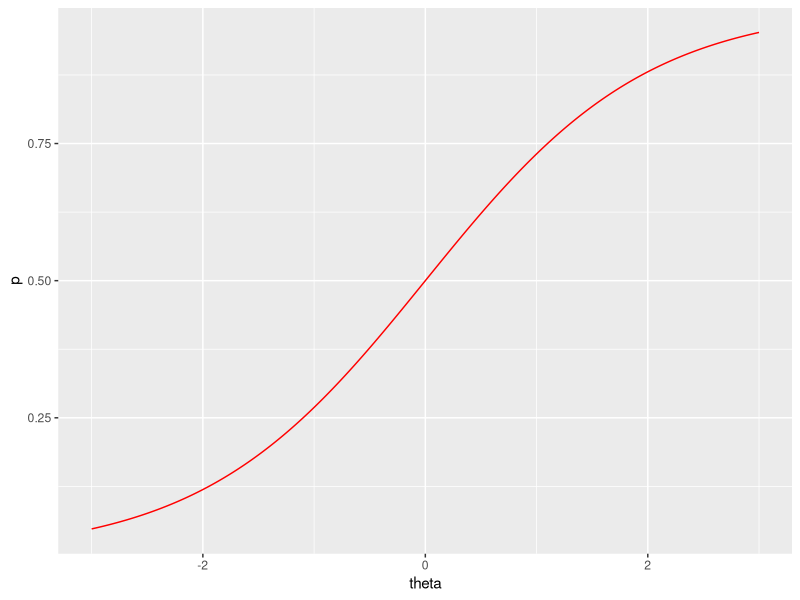
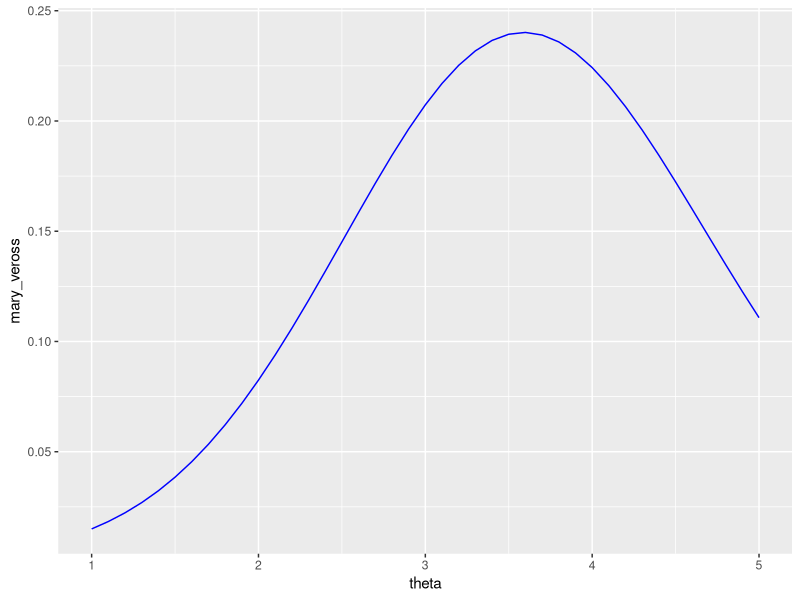
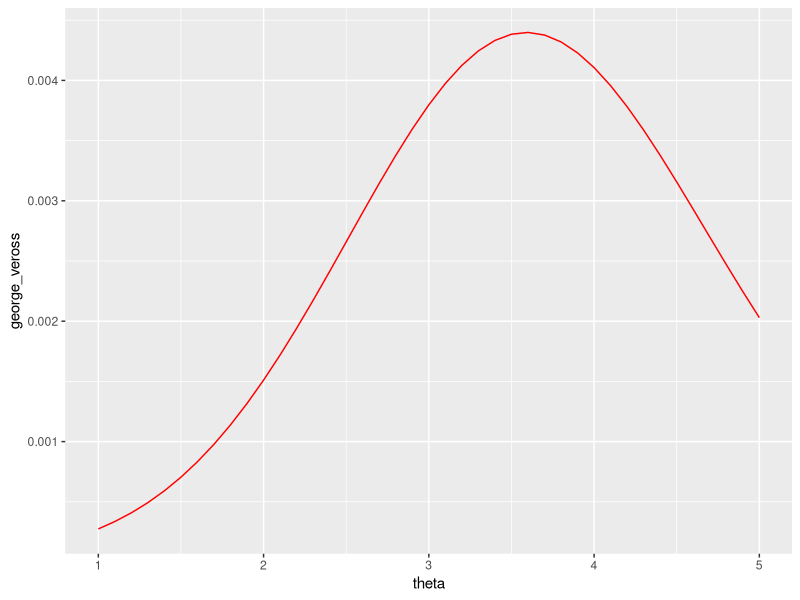
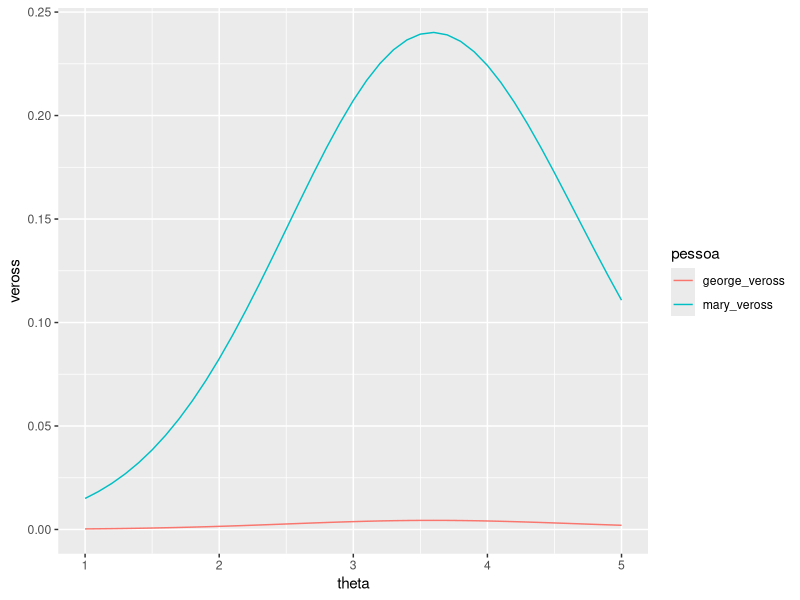

Source code (R) for these figures, in order:
## ---- chunk 1
  knitr::opts_chunk$set(warning=FALSE, message=FALSE)
## ---- chunk 2

library(tidyverse)

## ---- chunk 3
  
  f <- function(th, b){
    p_th = exp(th - b) / ( 1 + exp(th - b))
    p_th
  }
  
  
  df <- tibble(
    theta = seq(-3, 3, by=.01),
  )
  
  df$p <- f(th = df$theta, b = 0)
  
  ggplot(df, aes(y = p, x=theta)) + geom_line(color = "red")

## ---- chunk 4
  
  mary <- c(1,1,1,0,0)
  george <- c(0,1,1,0,1)
  
  bs <- c(1, 2, 3, 4, 5)
  
  obs <- sum(mary)
  
## ---- chunk 5
 
  th0 = 3
  pred <- f(th = th0, b = bs)
  round(pred, 2)
  esp0 <- sum(pred)
  obs-esp0

## ---- chunk 6

  th1 = 4
  pred <- f(th = th1, b = bs)
  round(pred, 2)
  esp1 <- sum(pred)
  obs-esp1
  
## ---- chunk 7

  th0 = 3
  pred <- f(th = th0, b = bs)
  esp0 <- sum(pred)
 
  
  um_menos_p <- 1-pred
  pred*um_menos_p
  
  var <- pred*(1-pred)
  esp0 <- sum(pred)
  
  th1 <- th0 + ((obs - esp0)/sum(var))

## ---- chunk 8

  pred <- f(th = th1, b = bs)
  esp1 <- sum(pred)
  th2 <- th1 + ((obs - esp1)/sum(var))
  
## ---- chunk 9

  pred <- f(th = th2, b = bs)
  esp2<- sum(pred)
  th3 <- th2 + ((obs - esp2)/sum(var))

  (esp2 - obs) 
  
## ---- chunk 10
 
  (pred**mary)
  ((1-pred)**(1-mary))
  (pred**mary) * ((1-pred)**(1-mary))
  
  prod((pred**mary) * ((1-pred)**(1-mary)))
  
  
  
## ---- chunk 11

verossim <- function(theta, vetor_resp, bs){
   pred <- f(th = theta, b = bs)
   p_vetor = prod((pred**vetor_resp) * ((1-pred)**(1-vetor_resp)))
  
   return(p_vetor)
}

verossim(theta=1, vetor_resp=mary, bs=bs)
verossim(theta=2, vetor_resp=mary, bs=bs)
verossim(theta=3, vetor_resp=mary, bs=bs)
verossim(theta=4, vetor_resp=mary, bs=bs)
verossim(theta=5, vetor_resp=mary, bs=bs)


verossim(theta=1, vetor_resp=george, bs=bs)
verossim(theta=2, vetor_resp=george, bs=bs)
verossim(theta=3, vetor_resp=george, bs=bs)
verossim(theta=4, vetor_resp=george, bs=bs)
verossim(theta=5, vetor_resp=george, bs=bs)

 
  df <- tibble(
    theta = seq(1, 5, by=.1),
  )


df$mary_veross  <- apply(df, MARGIN = 1, function(x){verossim(theta=x["theta"], vetor_resp=mary, bs=bs)})


df$george_veross  <- apply(df, MARGIN = 1, function(x){verossim(theta=x["theta"], vetor_resp=george, bs=bs)})


 ggplot(df, aes(y = mary_veross, x=theta)) + geom_line(color = "blue")
 ggplot(df, aes(y = george_veross, x=theta)) + geom_line(color = "red")
 
 
 
 

## ---- chunk 12

df %>% pivot_longer(cols = 2:3, names_to = "pessoa", values_to = "veross") %>%
  ggplot(aes(y = veross, x=theta, color = pessoa)) + geom_line()

## ---- chunk 13
  pred <- f(th = th3, b = bs)
  
  mary
  pred
  variance <- pred*(1-pred)
  
 outfit_mary =  sum( (mary - pred)**2 / variance ) / length(mary)
 outfit_george =  sum( (george - pred)**2 / variance ) / length(george) 
  
 # igual ao vídeo
 sum(round( (george - pred)**2, 2) / round(variance, 2)) 
## ---- chunk 14

 infit_mary =  ( sum( (mary - pred)**2 ) / sum(variance ) ) 
 infit_george =   ( sum( (george - pred)**2 ) / sum(variance ) ) 

## ---- chunk 15



